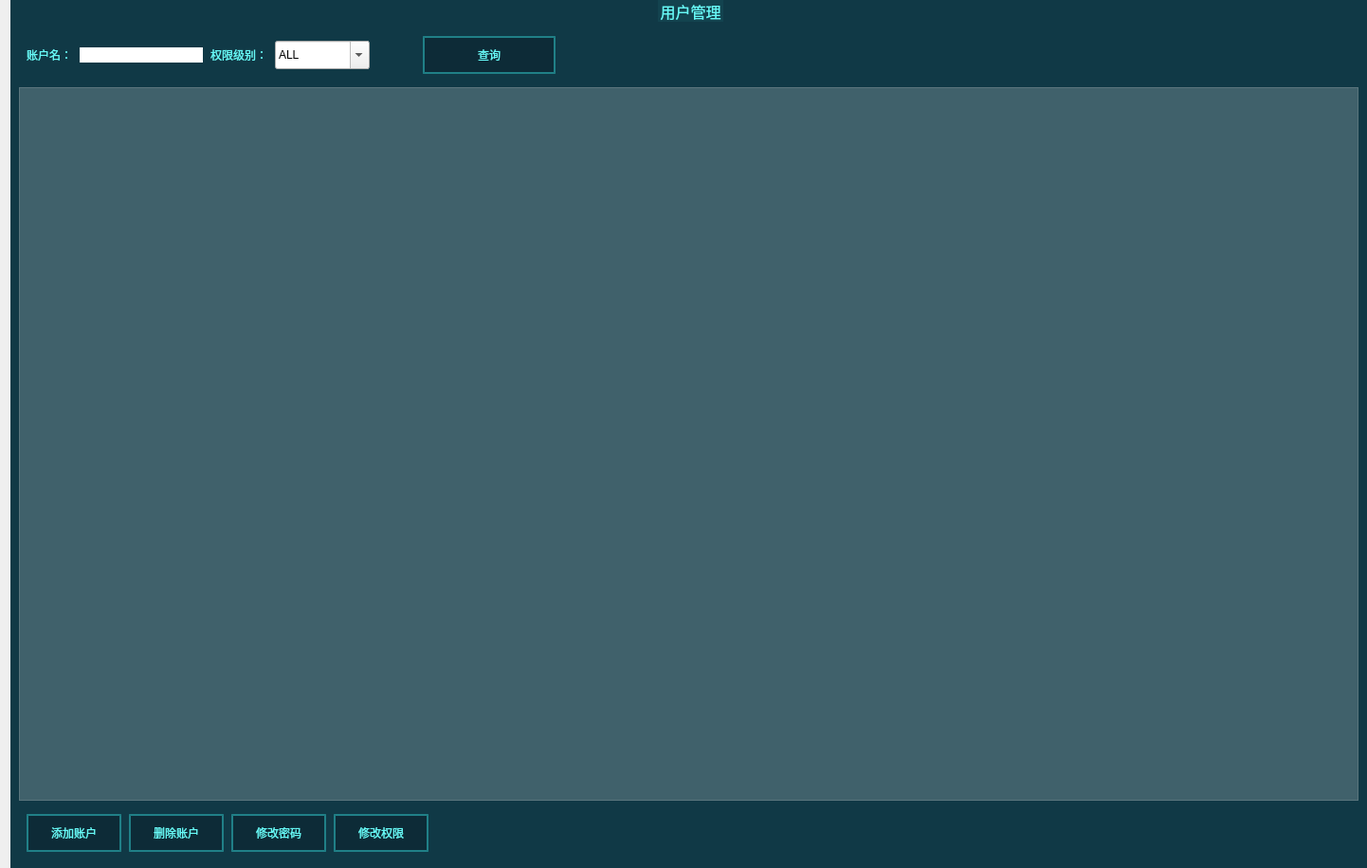
<?xml version="1.0" encoding="UTF-8"?>
<ui version="4.0">
 <class>UserManage</class>
 <widget class="QWidget" name="UserManage">
  <property name="geometry">
   <rect>
    <x>0</x>
    <y>0</y>
    <width>1442</width>
    <height>916</height>
   </rect>
  </property>
  <property name="windowTitle">
   <string>Form</string>
  </property>
  <property name="styleSheet">
   <string notr="true">#UserManage{
border-image: url(:/widget/调距桨背景.png);
}

QGroupBox{
	background-color: rgba(16, 57, 70, 1);
	border: 0px solid rgb(111, 255, 255);
	margin-top:3.3ex;
	color: rgba(102, 249, 247, 1);
	font: 12pt &quot;微软雅黑&quot;;
}

QGroupBox::title{
	subcontrol-origin: margin;
	subcontrol-position: top center;
	background-color: rgba(19, 67, 79, 1);
	padding: 7 10000px;
}

QLineEdit{
	background-color: rgba(255, 255, 255,0.2);
	border-width:0;
	border-style:outset;
	color: rgba(102, 249, 247, 1);
	font: 12pt &quot;微软雅黑&quot;;
}

QLabel{
	color: rgba(102, 249, 247, 1);
	font: 12pt &quot;微软雅黑&quot;;
}

QRadioButton{
	color: rgba(102, 249, 247, 1);
	font: 12pt &quot;微软雅黑&quot;;
}

QRadioButton::indicator{
	border-color: rgba(255, 255, 255,0);
	background:transparent;
}


QRadioButton::indicator:checked{
	border-image:url(:/widget/images/green.png)
}

QRadioButton::indicator:unchecked{
	border-image:url(:/widget/images/unchecked.png)
}

QPushButton{
	border: 2px solid rgba(61, 255, 255,0.4);
	background-color: rgba(12, 34, 45, 0.6);
	font: 12pt &quot;微软雅黑&quot;;
	color: rgba(102, 249, 247, 1);
	text-align：center;
}

QPushButton::disabled{
	border: 0px;
	color: rgba(102, 249, 247, 0.3);
	text-align：center;
}

QPushButton::pressed{
	border: 2px solid rgba(61, 255, 255,0.8);
	background-color: rgba(12, 34, 45, 1);
	font: 12pt &quot;微软雅黑&quot;;
}

QPushButton::hover{
	border: 2.5px solid rgba(61, 255, 255,0.8);
	background-color: rgba(12, 34, 45, 0.6);
	font: 75 12pt &quot;微软雅黑&quot;;
}

QDoubleSpinBox{
	border: 0px solid rgba(61, 255, 255,0.4);
	background-color: rgba(255, 255, 255, 0.2);
	font: 12pt &quot;Times New Roman&quot;;
	color: rgba(102, 249, 247, 1);
	text-align：center;
	padding-left:10px;
}
</string>
  </property>
  <layout class="QVBoxLayout" name="verticalLayout">
   <property name="spacing">
    <number>0</number>
   </property>
   <property name="leftMargin">
    <number>11</number>
   </property>
   <property name="topMargin">
    <number>0</number>
   </property>
   <property name="rightMargin">
    <number>0</number>
   </property>
   <property name="bottomMargin">
    <number>0</number>
   </property>
   <item>
    <widget class="QGroupBox" name="groupHydraulic_13">
     <property name="minimumSize">
      <size>
       <width>370</width>
       <height>200</height>
      </size>
     </property>
     <property name="maximumSize">
      <size>
       <width>16777215</width>
       <height>16777215</height>
      </size>
     </property>
     <property name="font">
      <font>
       <family>微软雅黑</family>
       <pointsize>12</pointsize>
       <weight>50</weight>
       <italic>false</italic>
       <bold>false</bold>
      </font>
     </property>
     <property name="styleSheet">
      <string notr="true"/>
     </property>
     <property name="title">
      <string>用户管理</string>
     </property>
     <layout class="QVBoxLayout" name="verticalLayout_5">
      <property name="topMargin">
       <number>30</number>
      </property>
      <item>
       <layout class="QHBoxLayout" name="horizontalLayout_4">
        <property name="spacing">
         <number>8</number>
        </property>
        <property name="leftMargin">
         <number>8</number>
        </property>
        <property name="topMargin">
         <number>8</number>
        </property>
        <property name="rightMargin">
         <number>8</number>
        </property>
        <property name="bottomMargin">
         <number>8</number>
        </property>
        <item>
         <widget class="QLabel" name="label_27">
          <property name="text">
           <string>账户名：</string>
          </property>
         </widget>
        </item>
        <item>
         <widget class="QLineEdit" name="lineEdit_AccountName">
          <property name="maximumSize">
           <size>
            <width>130</width>
            <height>16777215</height>
           </size>
          </property>
          <property name="styleSheet">
           <string notr="true">QLineEdit{
	background-color: rgba(255, 255, 255);
	border-width:0;
	border-style:outset;
	color: rgb(0, 0, 0);
	font: 12pt &quot;微软雅黑&quot;;
}</string>
          </property>
         </widget>
        </item>
        <item>
         <widget class="QLabel" name="label_5">
          <property name="text">
           <string>权限级别：</string>
          </property>
         </widget>
        </item>
        <item>
         <widget class="QComboBox" name="Cmb_AuthorityLevels">
          <property name="minimumSize">
           <size>
            <width>100</width>
            <height>30</height>
           </size>
          </property>
          <property name="editable">
           <bool>true</bool>
          </property>
          <property name="currentText">
           <string>ALL</string>
          </property>
          <item>
           <property name="text">
            <string>ALL</string>
           </property>
          </item>
          <item>
           <property name="text">
            <string>管理员</string>
           </property>
          </item>
          <item>
           <property name="text">
            <string>普通用户</string>
           </property>
          </item>
         </widget>
        </item>
        <item>
         <widget class="QLabel" name="label_6">
          <property name="minimumSize">
           <size>
            <width>40</width>
            <height>0</height>
           </size>
          </property>
          <property name="text">
           <string/>
          </property>
         </widget>
        </item>
        <item>
         <widget class="QPushButton" name="Btn_AccountSelect">
          <property name="minimumSize">
           <size>
            <width>140</width>
            <height>40</height>
           </size>
          </property>
          <property name="text">
           <string>查询</string>
          </property>
         </widget>
        </item>
        <item>
         <spacer name="horizontalSpacer_5">
          <property name="orientation">
           <enum>Qt::Horizontal</enum>
          </property>
          <property name="sizeHint" stdset="0">
           <size>
            <width>40</width>
            <height>20</height>
           </size>
          </property>
         </spacer>
        </item>
       </layout>
      </item>
      <item>
       <widget class="QTableWidget" name="tableWidget_Account">
        <property name="styleSheet">
         <string notr="true">background-color: rgba(255, 255, 255,0.2);</string>
        </property>
       </widget>
      </item>
      <item>
       <layout class="QHBoxLayout" name="horizontalLayout_7">
        <property name="spacing">
         <number>8</number>
        </property>
        <property name="leftMargin">
         <number>8</number>
        </property>
        <property name="topMargin">
         <number>8</number>
        </property>
        <property name="rightMargin">
         <number>8</number>
        </property>
        <property name="bottomMargin">
         <number>8</number>
        </property>
        <item>
         <widget class="QPushButton" name="Btn_AccountNew">
          <property name="minimumSize">
           <size>
            <width>100</width>
            <height>40</height>
           </size>
          </property>
          <property name="text">
           <string>添加账户</string>
          </property>
         </widget>
        </item>
        <item>
         <widget class="QPushButton" name="Btn_AccountDelete">
          <property name="minimumSize">
           <size>
            <width>100</width>
            <height>40</height>
           </size>
          </property>
          <property name="text">
           <string>删除账户</string>
          </property>
         </widget>
        </item>
        <item>
         <widget class="QPushButton" name="Btn_AccountPasswordsAlter">
          <property name="minimumSize">
           <size>
            <width>100</width>
            <height>40</height>
           </size>
          </property>
          <property name="text">
           <string>修改密码</string>
          </property>
         </widget>
        </item>
        <item>
         <widget class="QPushButton" name="Btn_AccountLevelAlter">
          <property name="minimumSize">
           <size>
            <width>100</width>
            <height>40</height>
           </size>
          </property>
          <property name="text">
           <string>修改权限</string>
          </property>
         </widget>
        </item>
        <item>
         <spacer name="horizontalSpacer_6">
          <property name="orientation">
           <enum>Qt::Horizontal</enum>
          </property>
          <property name="sizeHint" stdset="0">
           <size>
            <width>40</width>
            <height>20</height>
           </size>
          </property>
         </spacer>
        </item>
       </layout>
      </item>
     </layout>
    </widget>
   </item>
  </layout>
 </widget>
 <resources/>
 <connections/>
</ui>
